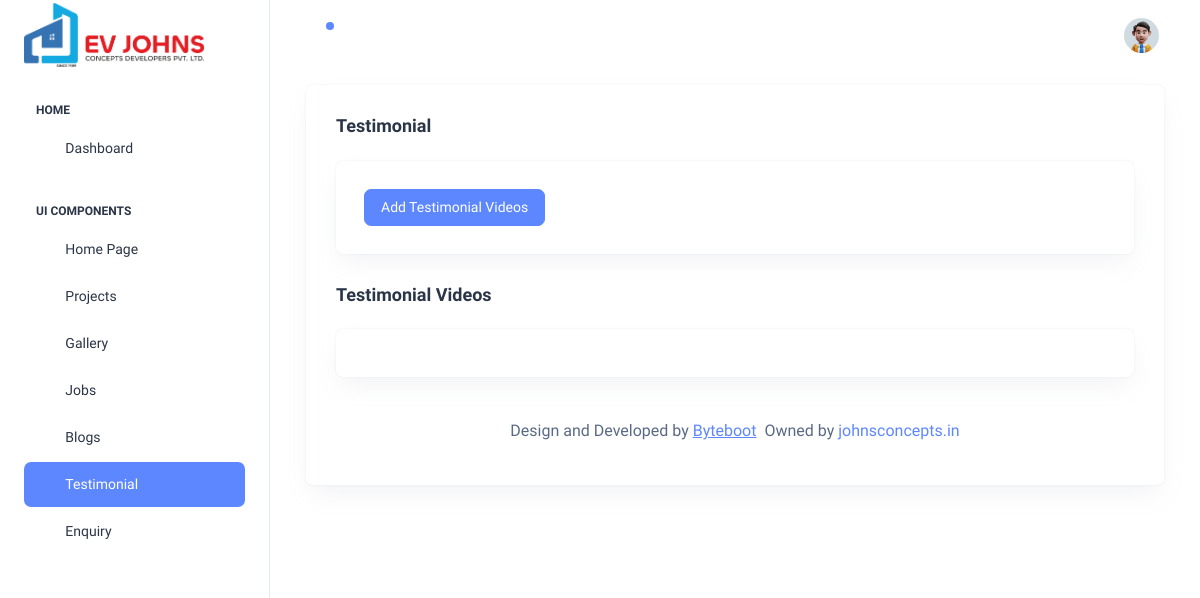
/TestimonialAdmin, run on an earlier commit of the app's database.
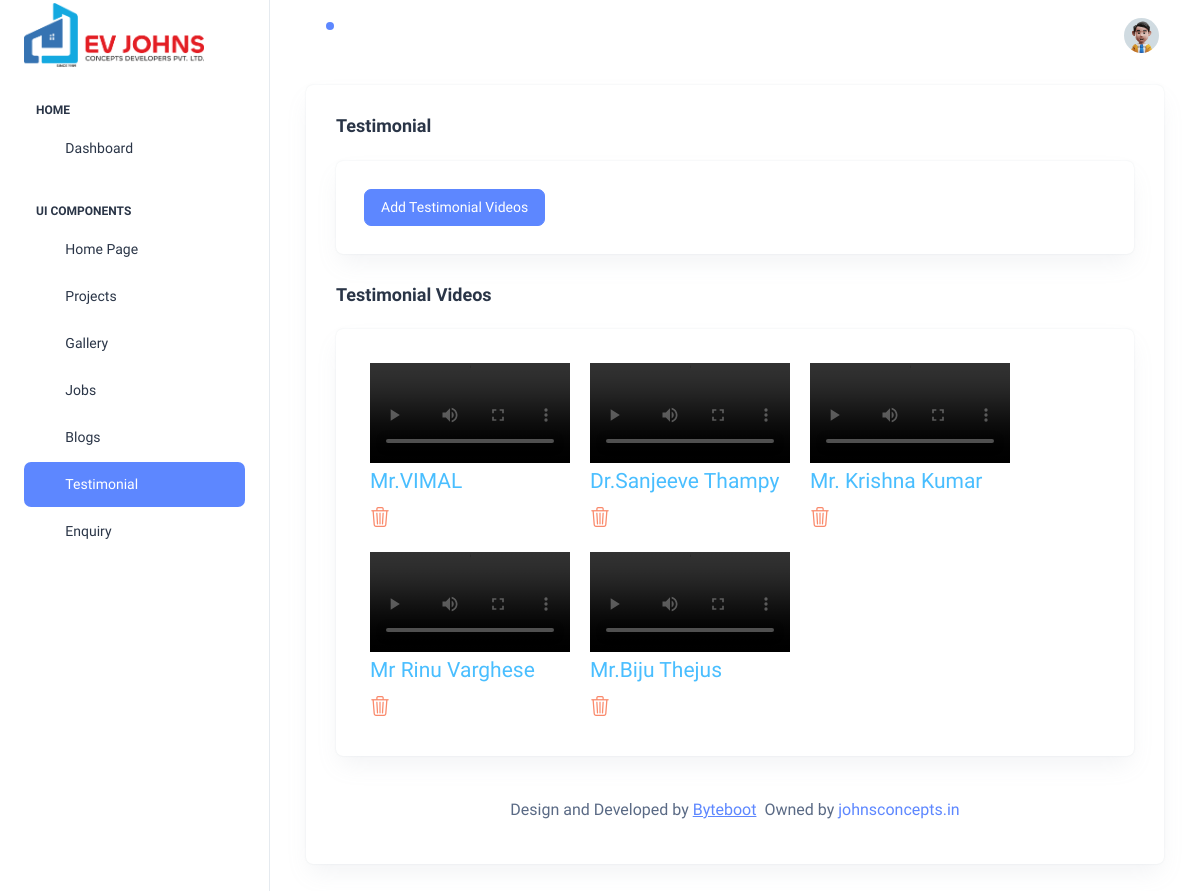
And on a later commit of the database.
### Home/models.py (models this page shows)
class TestimonialVideos(models.Model):
    client = models.CharField(max_length=50)
    video = models.FileField(upload_to="testimonial_videos")
    category = models.CharField(max_length=20, choices=(("Architecture","Architecture"),("Interior","Interior"),("Ongoingworks","Ongoingworks"),("Other","Other")),default="Other")
    date = models.DateField(auto_now_add=True)

### Home/views.py (the view, shortened to what this page needs)
# urls.py: path("TestimonialAdmin",views.TestimonialAdmin,name="TestimonialAdmin"),
def TestimonialAdmin(request):
    testimonial = TestimonialVideos.objects.all()
    context = {
        "testimonial":testimonial
    }
    return render(request,"dashboard/testimonial.html",context)

### templates/dashboard/testimonial.html (shortened to what this page needs)
{% extends 'dashboard/index.html' %}{% load static %}{% block admin %}
<div class="container-fluid">
    <div class="card">
        <div class="card-body">
            <h5 class="card-title fw-semibold mb-4">Testimonial</h5>
            <div class="card">
                <div class="card-body p-4">
                    <button type="button" class="btn btn-primary m-1" data-bs-toggle="modal"
                        data-bs-target="#exampleModal">Add Testimonial Videos </button>
                </div>
            </div>
            <h5 class="card-title fw-semibold mb-4">Testimonial Videos</h5>
            <div class="card">
                <div class="card-body p-4" style="display: flex;flex-wrap: wrap; align-items: baseline;">
                    {% for item in testimonial %}
                    <div class="images">
                        <video autoplay controls width="200px" style="height: auto" alt="">
                            <source src="{{item.video.url}}">
                        </video>
                        <h4 class="text-secondary">{{item.client}}</h4>
                        <a href="{%url 'DeleteTestimonial' item.id%}"
                            onclick="return confirm('Are you want to delete this Image Permanently ?')"
                            class="text-danger" style="font-size: 20px !important;">
                            <i class="bi bi-trash3"></i>
                        </a>
                    </div>
                    {% endfor %}
                </div>
            </div>
            {% endblock %}

What changed in the data, as far as the page shows it:
added TestimonialVideos: client "Mr.VIMAL"
added TestimonialVideos: client "Dr.Sanjeeve Thampy"
added TestimonialVideos: client "Mr. Krishna Kumar"
added TestimonialVideos: client "Mr Rinu Varghese"
added TestimonialVideos: client "Mr.Biju Thejus"
